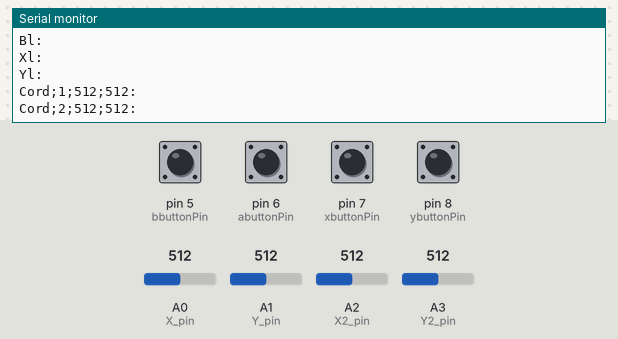
The sketch below on a simulated Arduino Uno, built with avr-gcc and run on an emulated ATmega328P. Parts: the last lines printed to the serial monitor. The inputs (shaded band) are chosen by the test bench; at power-on: pin 5 (bbuttonPin), pin 6 (abuttonPin), pin 7 (xbuttonPin), pin 8 (ybuttonPin) LOW, A1 (Y_pin) = 512, A2 (X2_pin) = 512, A3 (Y2_pin) = 512, A0 (X_pin) = 512.

Above: at 4.2 s.
4.3 s: A1 (Y_pin) set to 106
At 5.1 s:
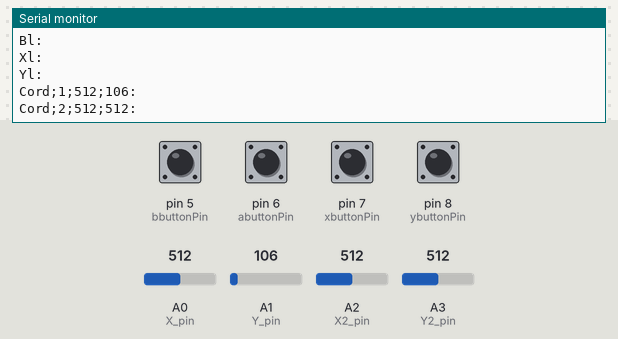
5.8 s: A1 (Y_pin) set to 91
At 6.9 s:
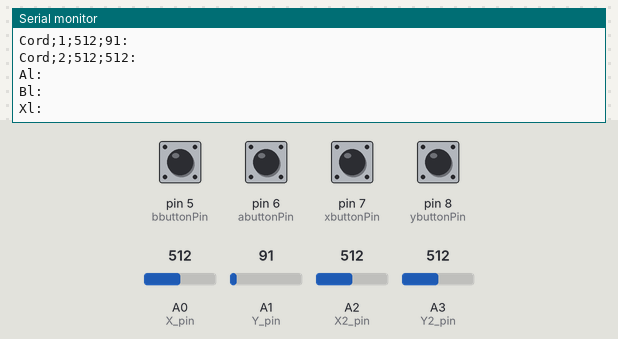
8.8 s: A2 (X2_pin) set to 109
At 9.6 s:
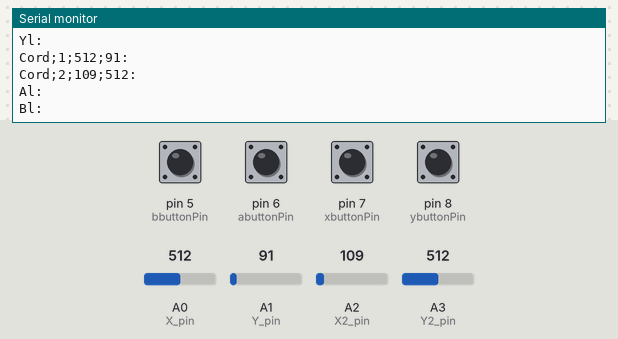
11.8 s: A2 (X2_pin) set to 92
At 12.4 s:
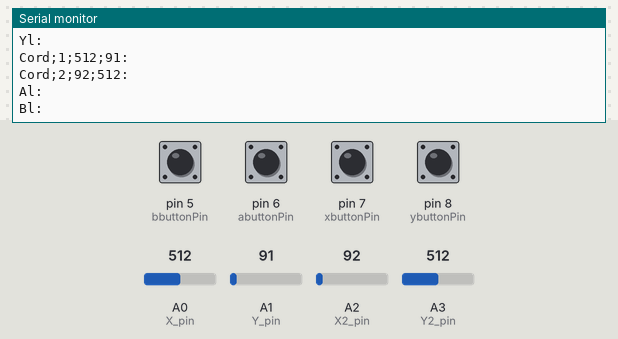
13.3 s: A3 (Y2_pin) set to 109
At 14.1 s:
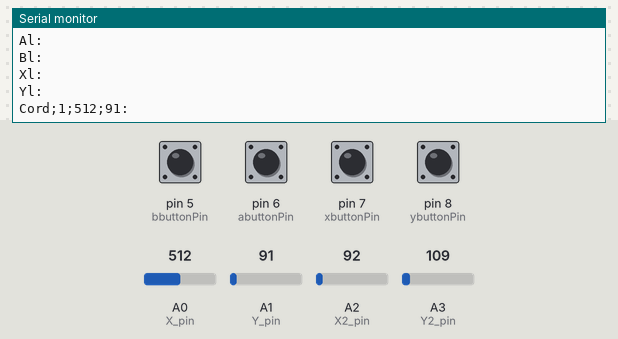
16.3 s: A3 (Y2_pin) set to 90
At 17.4 s:
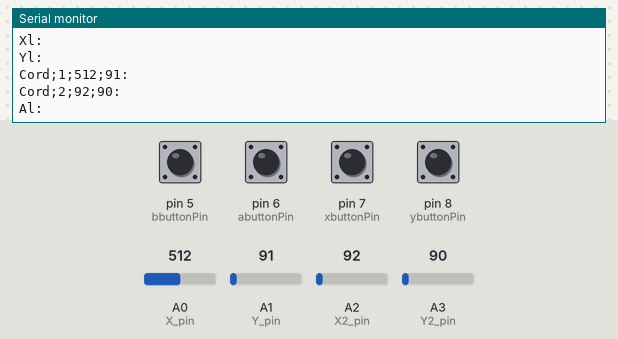
Timing chart, 0 to 18.8 s (numbered marks = the images above; inputs shaded):
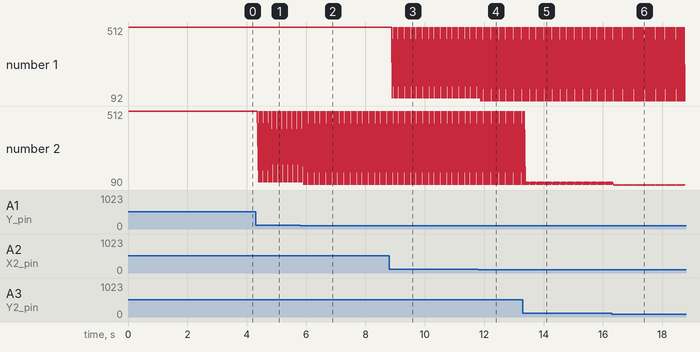

The sketch:

Controller.ino
```cpp
const int SW_pin = 2; // digital pin connected to SW
const int X_pin = 0; // analog pin connected to VRx
const int Y_pin = 1;

const int SW2_pin = 3; // digital pin connected to SW
const int X2_pin = 2; // analog pin connected to VRx
const int Y2_pin = 3;

const int abuttonPin = 6;
const int bbuttonPin = 5;

const int xbuttonPin = 7;
const int ybuttonPin = 8;


int ypos = 500;
int xpos = 500;
int abuttonState = 0;
int bbuttonState = 0;
int xbuttonState = 0;
int ybuttonState = 0;


void setup() {
  // put your setup code here, to run once:
  pinMode(SW_pin, INPUT);
  digitalWrite(SW_pin, HIGH);

  pinMode(abuttonPin, INPUT);
  pinMode(bbuttonPin, INPUT);
  pinMode(xbuttonPin, INPUT);
  pinMode(ybuttonPin, INPUT);

  Serial.begin(9600);
}

void loop() {
  // put your main code here, to run repeatedly:
  abuttonState = digitalRead(abuttonPin);
  bbuttonState = digitalRead(bbuttonPin);
  xbuttonState = digitalRead(xbuttonPin);
  ybuttonState = digitalRead(ybuttonPin);


  if(abuttonState == HIGH){
    Serial.println("Ah:");
    //delay(150);
  }else if(abuttonState == LOW){
    Serial.println("Al:");
    //delay(150);
   }

  if(bbuttonState == HIGH){
    Serial.println("Bh:");
    //delay(150);
  }else if(bbuttonState == LOW){
    Serial.println("Bl:");
    //delay(150);
   }

  if(xbuttonState == HIGH){
    Serial.println("Xh:");
    //delay(150);
  }else if(xbuttonState == LOW){
    Serial.println("Xl:");
    //delay(150);
   }

  if(ybuttonState == HIGH){
    Serial.println("Yh:");
    //delay(150);
  }else if(ybuttonState == LOW){
    Serial.println("Yl:");
    //delay(150);
   }

   ypos = analogRead(Y_pin);
   xpos = analogRead(X_pin);

   Serial.print("Cord;1;") ;
   Serial.print(xpos);
   Serial.print(";");

   Serial.print(ypos);
   Serial.println(":");

   ypos = analogRead(Y2_pin);
   xpos = analogRead(X2_pin);

   Serial.print("Cord;2;") ;
   Serial.print(xpos);
   Serial.print(";");

   Serial.print(ypos);
   Serial.println(":");


}
```

Measured:
- the behaviour switches between 100 and 99 on A1 (Y_pin) (found by bisection; images 1 and 2)
- the behaviour switches between 100 and 99 on A3 (Y2_pin) (found by bisection; images 5 and 6)
- after the input at 4.3 s, the serial monitor: prints a new line after 0.10 s (image 1)
- after the input at 5.8 s, the serial monitor: prints a new line after 0.12 s (image 2)
- after the input at 8.8 s, the serial monitor: prints a new line after 0.11 s (image 3)
- after the input at 11.8 s, the serial monitor: prints a new line after 0.09 s (image 4)
- after the input at 13.3 s, the serial monitor: prints a new line after 0.10 s (image 5)
- after the input at 16.3 s, the serial monitor: prints a new line after 0.08 s (image 6)
